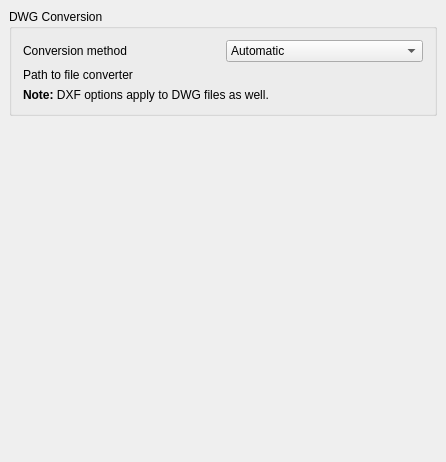
<?xml version="1.0" encoding="UTF-8"?>
<ui version="4.0">
 <class>Gui::Dialog::DlgSettingsDraft</class>
 <widget class="QWidget" name="Gui::Dialog::DlgSettingsDraft">
  <property name="geometry">
   <rect>
    <x>0</x>
    <y>0</y>
    <width>446</width>
    <height>462</height>
   </rect>
  </property>
  <property name="windowTitle">
   <string>DWG</string>
  </property>
  <layout class="QVBoxLayout">
   <property name="spacing">
    <number>6</number>
   </property>
   <property name="margin">
    <number>9</number>
   </property>
   <item>
    <widget class="QGroupBox" name="groupBox">
     <property name="title">
      <string>DWG Conversion</string>
     </property>
     <layout class="QVBoxLayout" name="verticalLayout">
      <item>
       <layout class="QHBoxLayout" name="horizontalLayout">
        <item>
         <widget class="QLabel" name="label_2">
          <property name="text">
           <string>Conversion method</string>
          </property>
         </widget>
        </item>
        <item>
         <widget class="Gui::PreauracadomboBox" name="comboBox">
          <property name="toolTip">
           <string>This is the method AuraCAD will use to convert DWG files to DXF. If "Automatic" is chosen, AuraCAD will try to find one of the following converters in the same order as they are shown here. If AuraCAD is unable to find any, you might need to choose a specific converter and indicate its path here under. Choose the "dwg2dxf" utility if using LibreDWG, "ODAFileConverter" if using the ODA file converter, or the "dwg2dwg" utility if using the pro version of QCAD.</string>
          </property>
          <property name="prefEntry" stdset="0">
           <cstring>DWGConversion</cstring>
          </property>
          <property name="prefPath" stdset="0">
           <cstring>Mod/Draft</cstring>
          </property>
          <item>
           <property name="text">
            <string>Automatic</string>
           </property>
          </item>
          <item>
           <property name="text">
            <string>LibreDWG</string>
           </property>
          </item>
          <item>
           <property name="text">
            <string>ODA Converter</string>
           </property>
          </item>
          <item>
           <property name="text">
            <string>QCAD pro</string>
           </property>
          </item>
         </widget>
        </item>
       </layout>
      </item>
      <item>
       <layout class="QHBoxLayout" name="horizontalLayout_4">
        <item>
         <widget class="QLabel" name="label_4">
          <property name="text">
           <string>Path to file converter</string>
          </property>
         </widget>
        </item>
        <item>
         <widget class="Gui::PrefFileChooser" name="gui::preffilechooser_2">
          <property name="toolTip">
           <string>The path to your DWG file converter executable</string>
          </property>
          <property name="prefEntry" stdset="0">
           <cstring>TeighaFileConverter</cstring>
          </property>
          <property name="prefPath" stdset="0">
           <cstring>Mod/Draft</cstring>
          </property>
         </widget>
        </item>
       </layout>
      </item>
      <item>
       <widget class="QLabel" name="label">
        <property name="text">
         <string>&lt;html&gt;&lt;head/&gt;&lt;body&gt;&lt;p&gt;&lt;span style=" font-weight:600;"&gt;Note:&lt;/span&gt; DXF options apply to DWG files as well.&lt;/p&gt;&lt;/body&gt;&lt;/html&gt;</string>
        </property>
        <property name="wordWrap">
         <bool>true</bool>
        </property>
       </widget>
      </item>
     </layout>
    </widget>
   </item>
   <item>
    <spacer name="verticalSpacer">
     <property name="orientation">
      <enum>Qt::Vertical</enum>
     </property>
     <property name="sizeHint" stdset="0">
      <size>
       <width>20</width>
       <height>40</height>
      </size>
     </property>
    </spacer>
   </item>
  </layout>
 </widget>
 <layoutdefault spacing="6" margin="11"/>
 <customwidgets>
  <customwidget>
   <class>Gui::FileChooser</class>
   <extends>QWidget</extends>
   <header>Gui/FileDialog.h</header>
  </customwidget>
  <customwidget>
   <class>Gui::PrefFileChooser</class>
   <extends>Gui::FileChooser</extends>
   <header>Gui/PrefWidgets.h</header>
  </customwidget>
  <customwidget>
   <class>Gui::PreauracadomboBox</class>
   <extends>QComboBox</extends>
   <header>Gui/PrefWidgets.h</header>
  </customwidget>
 </customwidgets>
 <resources/>
 <connections/>
</ui>
